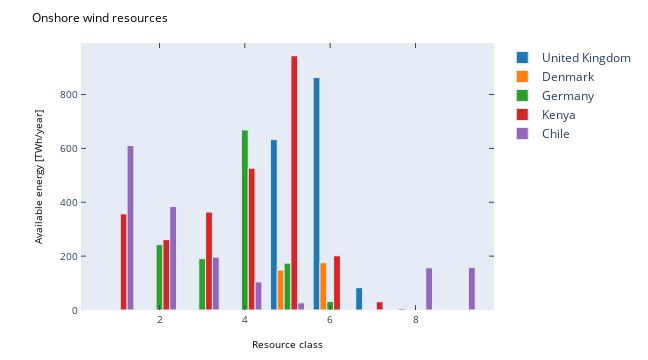

The notebook cell this image was saved under:
### Markdown cell above
This workbook run plotly in offline mode.

### Code cell
mpl_fig = plt.figure(figsize=(9, 5))
ax = mpl_fig.add_subplot(111)
x = np.array(list(wind_res[countries[0]].keys()))

for i, country in enumerate(countries):
    y = wind_res[country].values()
    ax.bar(x, y, width=0.8)
ax.set_ylabel('Available energy [TWh/year]')
ax.set_xlabel('Resource class')
ax.set_title('Onshore wind resources')
plotly_fig = tls.mpl_to_plotly(mpl_fig)
for i, e in enumerate(plotly_fig['data']):
    e['name'] = countries[i]
plotly_fig["layout"]["showlegend"] = True
plotly_fig["layout"]['hovermode'] = 'x'
iplot(plotly_fig, filename='ons1')

### Figure 1 — Plotly figure (JSON) as saved in the notebook; plotly's stock layout.template omitted (floating-point values rounded to 4 significant figures)
{"data": [{"marker": {"color": "#1F77B4", "line": {"width": 1}}, "name": "United Kingdom", "opacity": 1, "orientation": "v", "type": "bar", "x": [1, 2, 3, 4, 5, 6, 7, 8, 9], "xaxis": "x", "y": [0, 0, 0, 0, 632.6, 862.9, 82.85, 4.77, 0], "yaxis": "y"}, {"marker": {"color": "#FF7F0E", "line": {"width": 1}}, "name": "Denmark", "opacity": 1, "orientation": "v", "type": "bar", "x": [1, 2, 3, 4, 5, 6, 7, 8, 9], "xaxis": "x", "y": [0, 0, 0, 0, 148.6, 175.5, 0, 0, 0], "yaxis": "y"}, {"marker": {"color": "#2CA02C", "line": {"width": 1}}, "name": "Germany", "opacity": 1, "orientation": "v", "type": "bar", "x": [1, 2, 3, 4, 5, 6, 7, 8, 9], "xaxis": "x", "y": [0, 242.5, 190.7, 668.5, 174.0, 31.79, 0, 0, 0], "yaxis": "y"}, {"marker": {"color": "#D62728", "line": {"width": 1}}, "name": "Kenya", "opacity": 1, "orientation": "v", "type": "bar", "x": [1, 2, 3, 4, 5, 6, 7, 8, 9], "xaxis": "x", "y": [356.8, 261.4, 363.6, 526.7, 944.0, 201.3, 30.66, 0, 2.285], "yaxis": "y"}, {"marker": {"color": "#9467BD", "line": {"width": 1}}, "name": "Chile", "opacity": 1, "orientation": "v", "type": "bar", "x": [1, 2, 3, 4, 5, 6, 7, 8, 9], "xaxis": "x", "y": [610.7, 384.1, 196.2, 104.1, 26.47, 2.135, 0.9379, 156.5, 158.1], "yaxis": "y"}], "layout": {"autosize": false, "bargap": 0.2, "height": 360, "hovermode": "x", "margin": {"b": 45, "l": 81, "pad": 0, "r": 64, "t": 43}, "showlegend": true, "title": {"font": {"color": "#000000", "size": 12}, "text": "Onshore wind resources"}, "width": 648, "xaxis": {"anchor": "y", "domain": [0, 1], "mirror": "ticks", "nticks": 6, "range": [0.16, 9.84], "showgrid": false, "showline": true, "side": "bottom", "tickfont": {"size": 10}, "ticks": "inside", "title": {"font": {"color": "#000000", "size": 10}, "text": "Resource class"}, "type": "linear", "zeroline": false}, "yaxis": {"anchor": "x", "domain": [0, 1], "mirror": "ticks", "nticks": 6, "range": [0, 991.2], "showgrid": false, "showline": true, "side": "left", "tickfont": {"size": 10}, "ticks": "inside", "title": {"font": {"color": "#000000", "size": 10}, "text": "Available energy [TWh/year]"}, "type": "linear", "zeroline": false}}}
